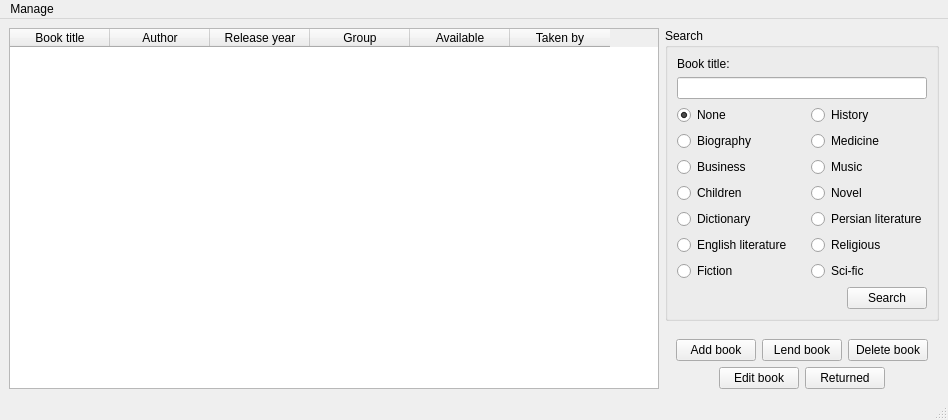
<?xml version="1.0" encoding="UTF-8"?>
<ui version="4.0">
 <class>MainWindow</class>
 <widget class="QMainWindow" name="MainWindow">
  <property name="geometry">
   <rect>
    <x>0</x>
    <y>0</y>
    <width>948</width>
    <height>420</height>
   </rect>
  </property>
  <property name="minimumSize">
   <size>
    <width>650</width>
    <height>0</height>
   </size>
  </property>
  <property name="windowTitle">
   <string>MainWindow</string>
  </property>
  <property name="inputMethodHints">
   <set>Qt::ImhNone</set>
  </property>
  <widget class="QWidget" name="centralwidget">
   <layout class="QHBoxLayout" name="horizontalLayout_3">
    <item>
     <widget class="QTableWidget" name="tableWidget">
      <property name="minimumSize">
       <size>
        <width>650</width>
        <height>0</height>
       </size>
      </property>
      <column>
       <property name="text">
        <string>Book title</string>
       </property>
      </column>
      <column>
       <property name="text">
        <string>Author</string>
       </property>
      </column>
      <column>
       <property name="text">
        <string>Release year</string>
       </property>
      </column>
      <column>
       <property name="text">
        <string>Group</string>
       </property>
      </column>
      <column>
       <property name="text">
        <string>Available</string>
       </property>
      </column>
      <column>
       <property name="text">
        <string>Taken by</string>
       </property>
      </column>
     </widget>
    </item>
    <item>
     <layout class="QVBoxLayout" name="verticalLayout_2">
      <item>
       <widget class="QGroupBox" name="grpSearch">
        <property name="title">
         <string>Search</string>
        </property>
        <layout class="QVBoxLayout" name="verticalLayout_4">
         <item>
          <widget class="QLabel" name="lblBookname">
           <property name="text">
            <string>Book title: </string>
           </property>
          </widget>
         </item>
         <item>
          <widget class="QLineEdit" name="lneSrch">
           <property name="inputMethodHints">
            <set>Qt::ImhNone</set>
           </property>
          </widget>
         </item>
         <item>
          <layout class="QHBoxLayout" name="horizontalLayout_4">
           <item>
            <layout class="QVBoxLayout" name="verticalLayout">
             <item>
              <widget class="QRadioButton" name="rdioNone">
               <property name="text">
                <string>None</string>
               </property>
               <property name="checked">
                <bool>true</bool>
               </property>
              </widget>
             </item>
             <item>
              <widget class="QRadioButton" name="rdioBio">
               <property name="text">
                <string>Biography</string>
               </property>
              </widget>
             </item>
             <item>
              <widget class="QRadioButton" name="rdioBusiness">
               <property name="text">
                <string>Business</string>
               </property>
              </widget>
             </item>
             <item>
              <widget class="QRadioButton" name="rdioChildren">
               <property name="text">
                <string>Children</string>
               </property>
              </widget>
             </item>
             <item>
              <widget class="QRadioButton" name="rdioDic">
               <property name="text">
                <string>Dictionary</string>
               </property>
              </widget>
             </item>
             <item>
              <widget class="QRadioButton" name="rdioEngLit">
               <property name="text">
                <string>English literature</string>
               </property>
              </widget>
             </item>
             <item>
              <widget class="QRadioButton" name="rdioFiction">
               <property name="text">
                <string>Fiction</string>
               </property>
              </widget>
             </item>
            </layout>
           </item>
           <item>
            <spacer name="horizontalSpacer_3">
             <property name="orientation">
              <enum>Qt::Horizontal</enum>
             </property>
             <property name="sizeHint" stdset="0">
              <size>
               <width>10</width>
               <height>20</height>
              </size>
             </property>
            </spacer>
           </item>
           <item>
            <layout class="QVBoxLayout" name="verticalLayout_3">
             <item>
              <widget class="QRadioButton" name="rdioHistory">
               <property name="text">
                <string>History</string>
               </property>
              </widget>
             </item>
             <item>
              <widget class="QRadioButton" name="rdioMed">
               <property name="text">
                <string>Medicine</string>
               </property>
              </widget>
             </item>
             <item>
              <widget class="QRadioButton" name="rdioMusic">
               <property name="text">
                <string>Music</string>
               </property>
              </widget>
             </item>
             <item>
              <widget class="QRadioButton" name="rdioNovel">
               <property name="text">
                <string>Novel</string>
               </property>
              </widget>
             </item>
             <item>
              <widget class="QRadioButton" name="rdioPerLit">
               <property name="text">
                <string>Persian literature</string>
               </property>
              </widget>
             </item>
             <item>
              <widget class="QRadioButton" name="rdioReligious">
               <property name="text">
                <string>Religious</string>
               </property>
              </widget>
             </item>
             <item>
              <widget class="QRadioButton" name="rdioSciFic">
               <property name="text">
                <string>Sci-fic</string>
               </property>
              </widget>
             </item>
            </layout>
           </item>
          </layout>
         </item>
         <item>
          <layout class="QHBoxLayout" name="horizontalLayout_5">
           <item>
            <spacer name="horizontalSpacer_4">
             <property name="orientation">
              <enum>Qt::Horizontal</enum>
             </property>
             <property name="sizeHint" stdset="0">
              <size>
               <width>40</width>
               <height>20</height>
              </size>
             </property>
            </spacer>
           </item>
           <item>
            <widget class="QPushButton" name="btnSrch">
             <property name="text">
              <string>Search</string>
             </property>
            </widget>
           </item>
          </layout>
         </item>
        </layout>
       </widget>
      </item>
      <item>
       <spacer name="verticalSpacer_4">
        <property name="orientation">
         <enum>Qt::Vertical</enum>
        </property>
        <property name="sizeHint" stdset="0">
         <size>
          <width>20</width>
          <height>40</height>
         </size>
        </property>
       </spacer>
      </item>
      <item>
       <layout class="QHBoxLayout" name="horizontalLayout">
        <item>
         <spacer name="horizontalSpacer">
          <property name="orientation">
           <enum>Qt::Horizontal</enum>
          </property>
          <property name="sizeHint" stdset="0">
           <size>
            <width>40</width>
            <height>20</height>
           </size>
          </property>
         </spacer>
        </item>
        <item>
         <widget class="QPushButton" name="btnAddBook">
          <property name="text">
           <string>Add book</string>
          </property>
         </widget>
        </item>
        <item>
         <widget class="QPushButton" name="btnLendBook">
          <property name="text">
           <string>Lend book</string>
          </property>
         </widget>
        </item>
        <item>
         <widget class="QPushButton" name="btnDeleteBook">
          <property name="text">
           <string>Delete book</string>
          </property>
         </widget>
        </item>
        <item>
         <spacer name="horizontalSpacer_2">
          <property name="orientation">
           <enum>Qt::Horizontal</enum>
          </property>
          <property name="sizeHint" stdset="0">
           <size>
            <width>40</width>
            <height>20</height>
           </size>
          </property>
         </spacer>
        </item>
       </layout>
      </item>
      <item>
       <layout class="QHBoxLayout" name="horizontalLayout_2">
        <item>
         <spacer name="horizontalSpacer_5">
          <property name="orientation">
           <enum>Qt::Horizontal</enum>
          </property>
          <property name="sizeHint" stdset="0">
           <size>
            <width>40</width>
            <height>20</height>
           </size>
          </property>
         </spacer>
        </item>
        <item>
         <widget class="QPushButton" name="btrEdit">
          <property name="text">
           <string>Edit book</string>
          </property>
         </widget>
        </item>
        <item>
         <widget class="QPushButton" name="btnReturn">
          <property name="text">
           <string>Returned</string>
          </property>
         </widget>
        </item>
        <item>
         <spacer name="horizontalSpacer_6">
          <property name="orientation">
           <enum>Qt::Horizontal</enum>
          </property>
          <property name="sizeHint" stdset="0">
           <size>
            <width>40</width>
            <height>20</height>
           </size>
          </property>
         </spacer>
        </item>
       </layout>
      </item>
     </layout>
    </item>
   </layout>
  </widget>
  <widget class="QMenuBar" name="menubar">
   <property name="geometry">
    <rect>
     <x>0</x>
     <y>0</y>
     <width>948</width>
     <height>20</height>
    </rect>
   </property>
   <widget class="QMenu" name="menuManage">
    <property name="title">
     <string>Manage</string>
    </property>
    <addaction name="actionAdd_book"/>
    <addaction name="actionRemove_book"/>
   </widget>
   <addaction name="menuManage"/>
  </widget>
  <widget class="QStatusBar" name="statusbar"/>
  <action name="actionAdd_book">
   <property name="text">
    <string>Add book</string>
   </property>
  </action>
  <action name="actionRemove_book">
   <property name="text">
    <string>Remove book</string>
   </property>
  </action>
 </widget>
 <resources/>
 <connections/>
</ui>
